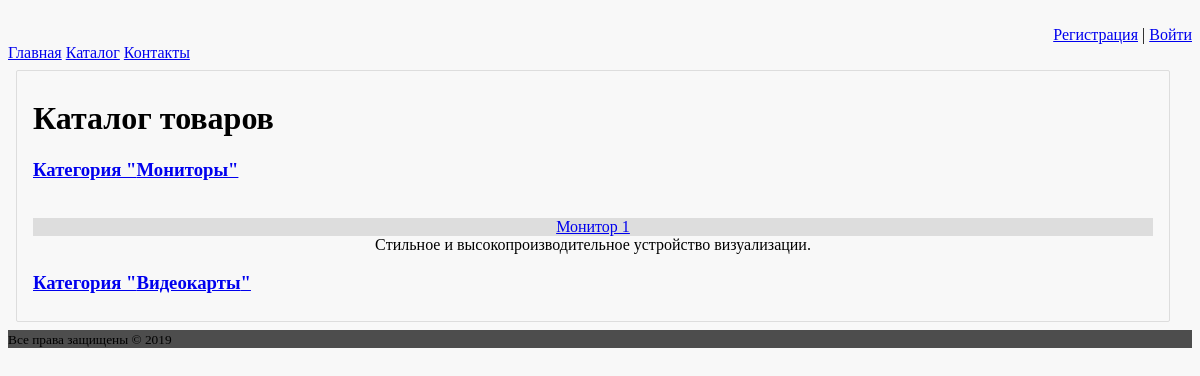
Page /catalog/ on the committed database.
### mainapp/models.py (models this page shows, shortened)
class GoodsCategory(models.Model):
    class Meta:
        verbose_name = 'категория товаров'
        verbose_name_plural = 'категории товаров'
    caption = models.CharField(
        verbose_name='название',  unique=True, max_length=255)
    description = models.TextField(verbose_name='описание', blank=True)

class Good(models.Model):
    class Meta:
        verbose_name = 'товар'
        verbose_name_plural = 'товары'
    caption = models.CharField(
        verbose_name='название', unique=True, max_length=255)
    brief_description = models.TextField(
        verbose_name='краткое описание', blank=True)
    full_description = models.TextField(
        verbose_name='полное описание', blank=True)
    image = models.ImageField(verbose_name='изображение', blank=True)
    category = models.ForeignKey(
        GoodsCategory, models.CASCADE, verbose_name='категория')
    def get_image_path(self):
        return str(self.image)

### mainapp/views.py (the view)
# urls.py: path('catalog/', include('mainapp.urls', namespace='catalog')),
def catalog(request):
    data = dict()
    for cat in GoodsCategory.objects.all():
        goods = Good.objects.filter(category=cat)[:3]
        data[cat] = goods
    return render(request, 'mainapp/catalog.html', {'data': data, })

### mainapp/templates/mainapp/catalog.html (shortened to what this page needs)
{% extends "base.html" %}
{% load static %}
{% block content %}
    <h1>Каталог товаров</h1>
    {% for cat, goods in data.items %}
        <h3><a href="{% url 'catalog:category' cat.id %}">Категория "{{ cat.caption }}"</a></h3>
        <div class="row">
            {% for g in goods %}
                <div class="card">
                    <div class="section img">
                    </div>
                    <div class="section title"><a href="{% url 'catalog:item' g.id %}">{{ g.caption }}</a></div>
                    <div class="section">{{ g.brief_description }}</div>
                </div>
            {% endfor %}
        </div>
    {% endfor %}
{% endblock content %}

### mainapp/templates/base.html (shortened to what this page needs)
<!DOCTYPE html>
{% load static %}
<html lang="ru">
<head>
    <link rel="stylesheet" type="text/css" href="{% static 'css/style.css' %}">
    <link rel="stylesheet" href="https://cdn.rawgit.com/Chalarangelo/mini.css/v3.0.1/dist/mini-default.min.css">
</head>
<body>
    <header class="row">
        <div class="col-sm">
        </div>
        <div class="col-sm user">
            {% if user.is_authenticated %}
            <div class="row">
                {% if user.avatar_path %}<div class="col-sm-5"><img src="{% static user.avatar_path %}" alt=""></div>{% endif %}
                <div class="col-sm">
                    <p><a href="{% url 'auth:userinfo' user.username %}">{{ user.username }}</a></p>
                    <p><a href="{% url 'auth:logout' %}">Выйти</a></p>
                </div>
            </div>
            {% else %}
            <a href="{% url 'auth:reg' %}">Регистрация</a> |
            <a href="{% url 'auth:login' %}">Войти</a>
            {% endif %}
        </div>
    </header>
    <div class="container">
        <div class="row">
            <nav class="col-sm-2">{% include 'menu.html' %}</nav>
            <div class="main col-sm">
                {% block content %}
                {% endblock content %}
            </div>
        </div>
    </div>
    <footer>
        {% block footer %}
        <small>Все права защищены &#169; 2019</small>
        {% endblock footer %}
    </footer>
</body>
</html>

### mainapp/templates/menu.html
<a href="{% url 'main' %}">Главная</a>
<a href="{% url 'catalog:index' %}">Каталог</a>
<a href="{% url 'contacts' %}">Контакты</a>

### static/css/style.css (style rules this page uses)
@media only screen and (min-width: 320px) { .container { width: auto; } }
@media only screen and (min-width: 420px) { .container { width: 400; } }
@media only screen and (min-width: 768px) { .container { width: 750px; } }
@media only screen and (min-width: 992px) { .container { width: 970px; } }
@media only screen and (min-width: 1200px) { .container { width: 1170px; } }
body { background-color: #f8f8f8; }
header { height: auto !important; }
footer { height: auto; background-color: #4d4d4d; }
nav { min-width: 95px; }
.main { background-color: #f8f8f8; border: .0625rem solid #ddd; border-radius: .125rem; margin: .5rem; padding: .5rem 1em !important; }
.card .section { text-align: center; }
.card .title { background-color: #ddd !important; }
.user { text-align: right; }

### rows in the picture
GoodsCategory: caption "Мониторы"
Good: caption "Монитор 1", brief_description "Cтильное и высокопроизводительное устройство визуализации."
GoodsCategory: caption "Видеокарты"
